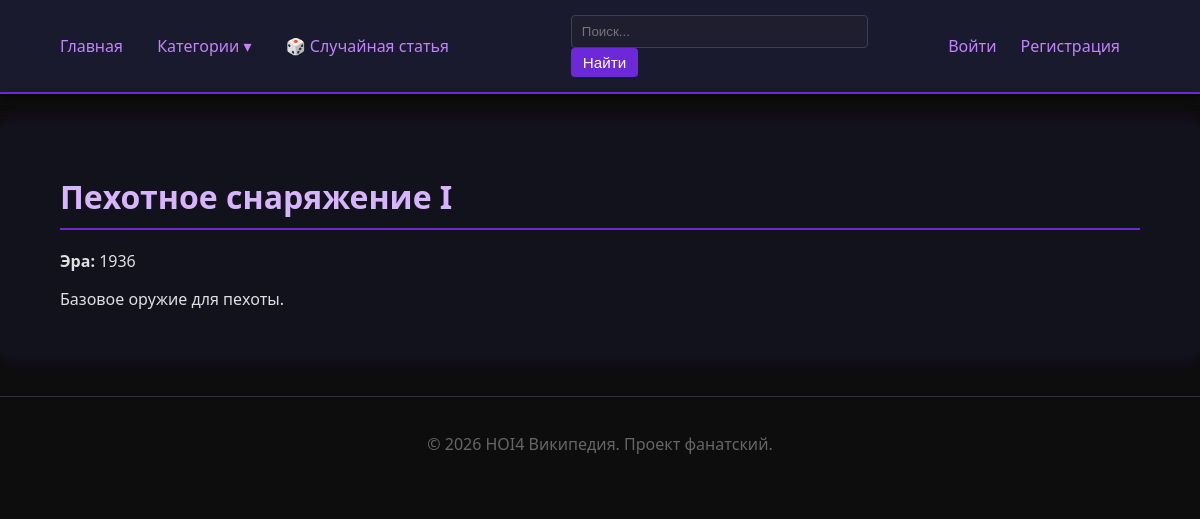
The app's page /technology/1 with its own data.
### app/models.py (models this page shows, shortened)
class Technology(SqlAlchemyBase):
    __tablename__ = 'technology'
    id = sa.Column(sa.Integer, primary_key=True, autoincrement=True)
    nazvanie = sa.Column(sa.String(120), nullable=False, unique=True)
    opisanie = sa.Column(sa.Text)
    era = sa.Column(sa.String(20))
    category = orm.relationship('Category', secondary=techCategorySvyaz, backref='technologies')

### app/routes.py (the view)
@main.route('/technology/<int:id>')
def technologyDetail(id):
    sessia = dbSession()
    tech = sessia.query(Technology).get(id)
    if not tech:
        abort(404)
    return render_template('technologyDetail.html', title=tech.nazvanie, tech=tech)

### app/__init__.py (called while the page is built)
def create_app(configClass=Config):
    app = Flask(__name__)
    app.config.from_object(configClass)
    loginManager.init_app(app)
    from app.models import Yuzer, dbSession, Category
    @app.teardown_appcontext
    def shutdownSession(exception=None):
        dbSession.remove()
    @loginManager.user_loader
    def loadYuzer(yuzerId):
        sessia = dbSession()
        return sessia.get(Yuzer, int(yuzerId))
    @app.context_processor
    def utilityProcessor():
        def getKategoriiSoStatyami():
            sessia = dbSession()
            return sessia.query(Category).filter(Category.statya.any()).all()
        return dict(getKategoriiSoStatyami=getKategoriiSoStatyami)
    from app.routes import main
    app.register_blueprint(main)
    return app

### app/templates/technologyDetail.html (shortened to what this page needs)
{% extends "base.html" %}
{% block content %}
<h1>{{ tech.nazvanie }}</h1>
<p><strong>Эра:</strong> {{ tech.era }}</p>
<p>{{ tech.opisanie }}</p>
{% endblock %}

### app/static/style.css (style rules this page uses)
body { font-family: 'Segoe UI', Tahoma, Geneva, Verdana, sans-serif; margin: 0; padding: 0; background: #0d0d0d; color: #e0e0e0; }
h1, h2, h3 { color: #d8b4fe; font-weight: 600; }
h1 { border-bottom: 2px solid #6d28d9; padding-bottom: 10px; margin-bottom: 20px; }

### records on screen
Technology: nazvanie "Пехотное снаряжение I", era "1936", opisanie "Базовое оружие для пехоты."
